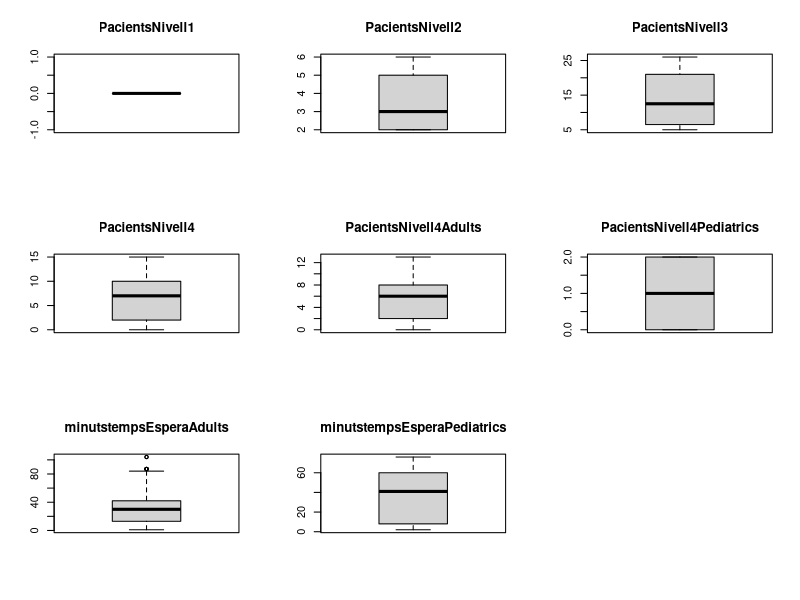
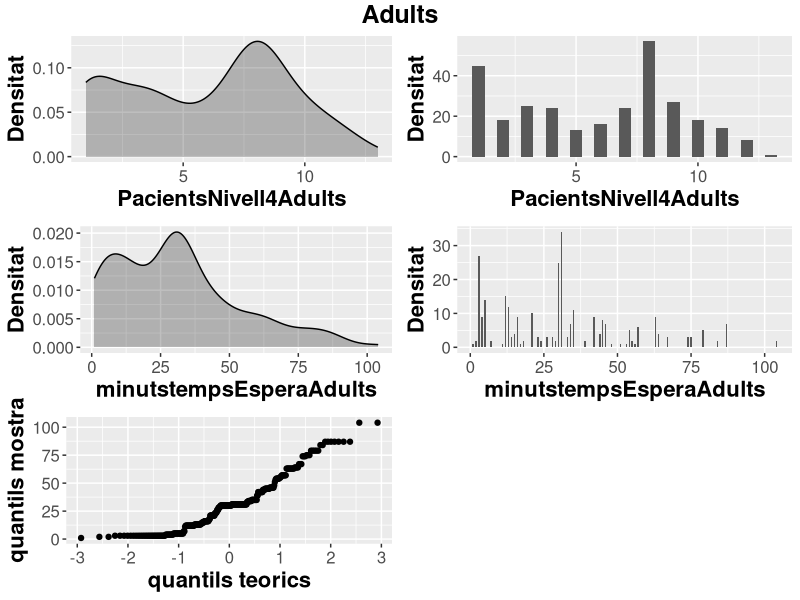
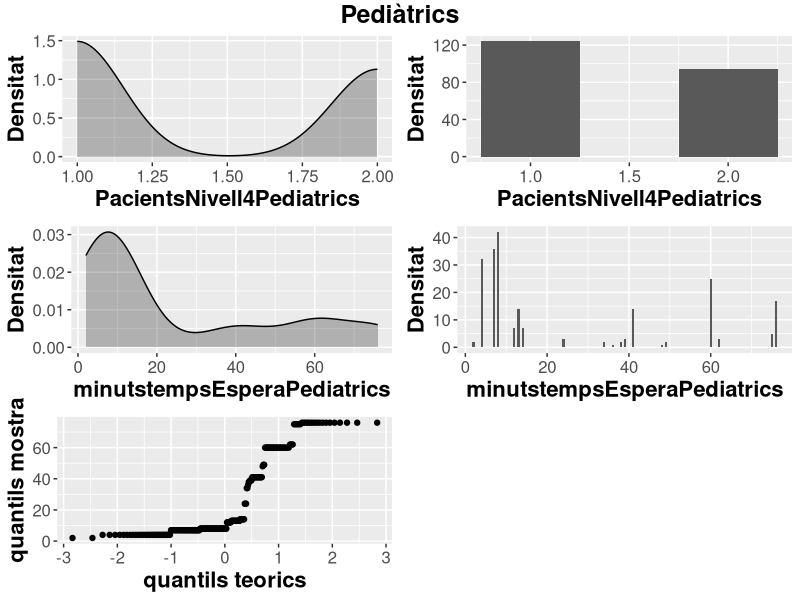
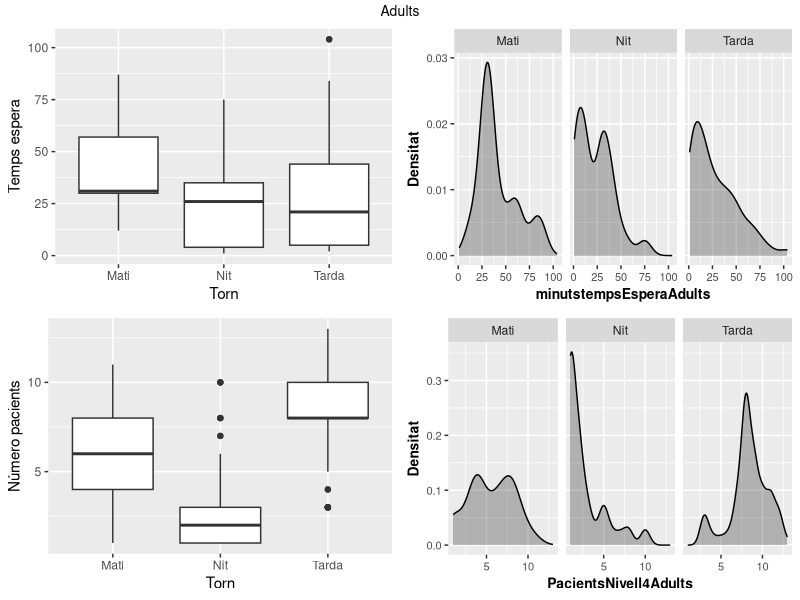
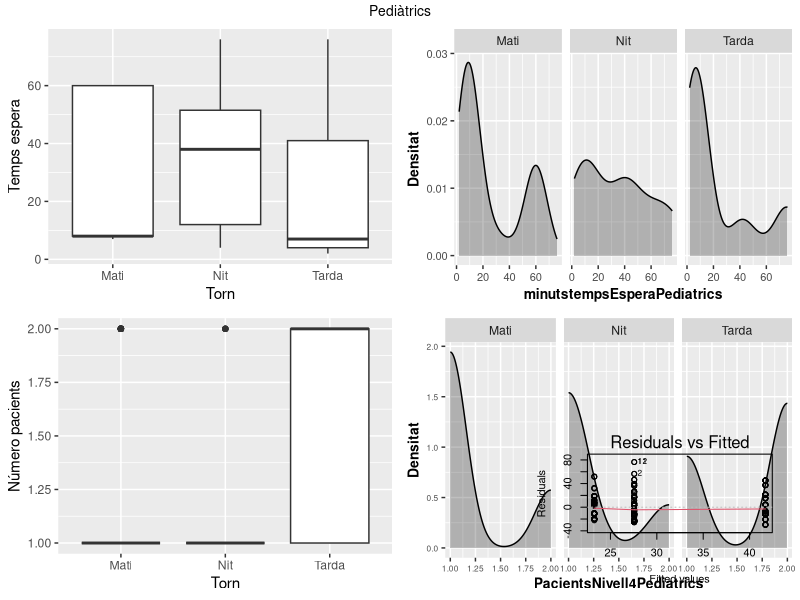
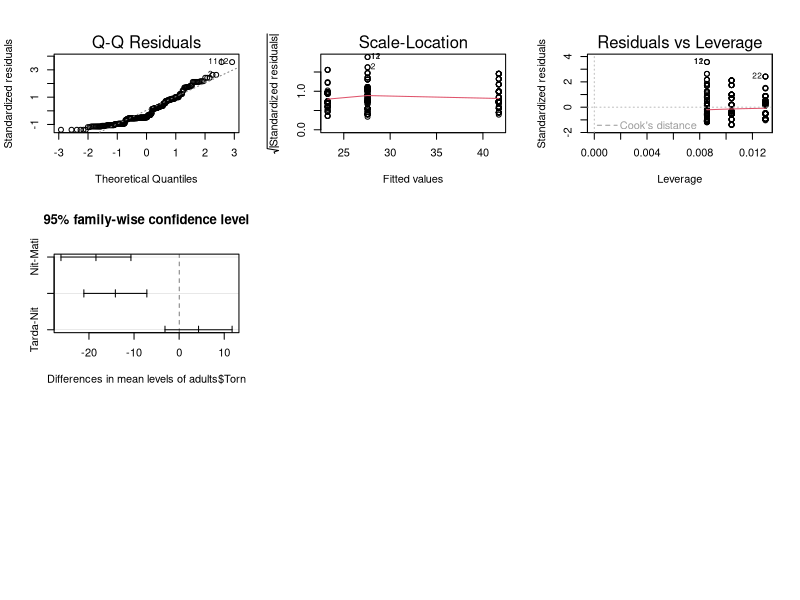

Reproduce these figures in R, in order.
library(knitr)
library(stringr)
library(ggplot2)
library(grid)
library(gridExtra)
library(nortest)
# Carreguem el dataset en una variable mitjançant la funció read.csv
bd <- read.csv("CSAP.csv",header=TRUE)
# Presentem una mostra amb els valors de les 2 primeres files del dataset
kable(t(bd[1:2,]))
# Mostrem un resum estadístic i del tipus de dades del dataset
summary(bd)
variables<-as.matrix(sapply(bd, class))
kable(variables, caption = "Tipus de dades")
bd$PacientsNivell4Adults<-as.integer(round((bd$PacientsNivell4*0.85),0))
bd$PacientsNivell4Pediatrics<-as.integer(bd$PacientsNivell4-bd$PacientsNivell4Adults)
kable(bd[10,1:3])
str_sub(bd$dataCaptura[1],-2,-1)
str_sub(substring(bd$dataActualitzacioWeb[1],regexpr(",",bd$dataActualitzacioWeb[1])),3,
3-nchar(substring(bd$dataActualitzacioWeb[1],regexpr(",",bd$dataActualitzacioWeb[1]))))
#Amb aquest bucle comprovem si a alguna fila les dues dates son diferents en dia:
for ( i in 1:nrow(bd))
{if(str_sub(bd[i,2],-2,-1)!=str_sub(substring(bd[i,1],regexpr(",",bd[i,1])),
    3,3-nchar(substring(bd[i,1],regexpr(",",bd[i,1])))))
{print("data captura diferent a data actualització")}
}
#Canviem el nom de la variable dataCaptura
names(bd)<-gsub("dataCaptura","dataActualitzacio",names(bd))
#Creem la variable horaActualitzacio i l'omplim amb la informació de l'hora i minuts que 
#disposem a la variable dataActualitzacioWeb
bd$horaActualitzacio<-substr(gsub("'",":",sub(".*\\s+", "", bd[,1])),1,5)
#Mostrem un parell d'exemples de com queden les variables
kable(t(bd[10:11,]))
for ( i in 1:nrow(bd)){bd$Torn[i]<-if (as.integer(substr(bd[i,12],1,2))>=7 
& as.integer(substr(bd[i,12],1,2))<15){"Mati"} else if (substr(bd[i,12],1,2)>=15 
& substr(bd[i,12],1,2)<23){"Tarda"}else {"Nit"}}
bd<-bd[,-c(1,3)]
variables<-as.matrix(sapply(bd, class))
kable(variables, caption = "Tipus de dades")
bd$dataActualitzacio<-as.Date(bd$dataActualitzacio)
class(bd$dataActualitzacio)

bd$minutstempsEsperaAdults<-as.integer(as.integer(substr(gsub("h. ","",
bd$tempsEsperaAdults),0,2))*60+as.integer(ifelse((substr(substr(
gsub("h. ","",bd$tempsEsperaAdults),3,4),2,2))=="m",substr(substr(gsub("h. ","",
bd$tempsEsperaAdults),3,4),1,1),substr(substr(gsub("h. ","",
bd$tempsEsperaAdults),3,4),1,2))))

bd$minutstempsEsperaPediatrics<-as.integer(as.integer(substr(gsub("h. ","",
bd$tempsEsperaPediatrics),0,2))*60+as.integer(ifelse((substr(substr(gsub("h. ","",
bd$tempsEsperaPediatrics),3,4),2,2))=="m",substr(substr(gsub("h. ","",
bd$tempsEsperaPediatrics),3,4),1,1),substr(substr(gsub("h. ","",
bd$tempsEsperaPediatrics),3,4),1,2))))
bd$dataActualitzacioCompleta <- as.POSIXct(paste(as.factor(bd$dataActualitzacio),
                                                 bd$horaActualitzacio, sep=" "))

bd<-bd[,-c(6,7)]
variables<-as.matrix(sapply(bd, class))
kable(variables, caption = "Tipus de dades")

summary(bd)

print("No existeix cap valor buit?")
sapply(bd, function(x){all(!is.na(x))})
print("No existeix cap valor 0?")
sapply(bd, function(x){all((x)!=0)})
par(mfrow=c(3,3))
for(i in 1:ncol(bd)){if(is.integer(bd[,i])){boxplot(bd[,i],main=colnames(bd)[i])}}
for(i in 1:ncol(bd)){if(is.integer(bd[,i])){ print(cat(names(bd[i]),":",
boxplot.stats(bd[,i])$out,"\n"))}}

outliers=subset(bd,minutstempsEsperaAdults>=87)
outliers[,c(1,6,8)]

write.csv(bd,"CSAP_clean.csv")
adults<-bd[,c("Torn","PacientsNivell4Adults","minutstempsEsperaAdults","dataActualitzacioCompleta")]
adults<-subset(adults, adults$PacientsNivell4Adults!=0)
pediatrics<-bd[,c("Torn","PacientsNivell4Pediatrics","minutstempsEsperaPediatrics","dataActualitzacioCompleta")]
pediatrics<-subset(pediatrics, pediatrics$PacientsNivell4Pediatrics!=0)
kable(head(adults), align = "c", caption = "Adults")
kable(head(pediatrics), align = "c",caption = "Pediàtrics")

by(adults$minutstempsEsperaAdults, adults$Torn, summary)
by(pediatrics$minutstempsEsperaPediatrics, pediatrics$Torn, summary)

#adults
a1<-ggplot(adults, aes(x=PacientsNivell4Adults),
xlab = "Número pacients nivell 4 i 5 adults")+ylab("Densitat") + 
  geom_density(fill="black", alpha=0.25)+theme(axis.text=element_text(size=12),
        axis.title=element_text(size=16,face="bold")) 
a2<-ggplot(adults, aes(x=PacientsNivell4Adults),
xlab = "Número pacients nivell 4 i 5 adults")+ylab("Densitat") +
  geom_histogram(binwidth=.5)+theme(axis.text=element_text(size=12),
        axis.title=element_text(size=16,face="bold"))
a3<-ggplot(adults, aes(x=minutstempsEsperaAdults),
xlab = "minuts espera adults")+ylab("Densitat") + 
  geom_density(fill="black", alpha=0.25)+theme(axis.text=element_text(size=12),
        axis.title=element_text(size=16,face="bold"))
a4<-ggplot(adults, aes(x=minutstempsEsperaAdults),
xlab = "minuts espera adults")+ylab("Densitat") +
  geom_histogram(binwidth=.5)+theme(axis.text=element_text(size=12),
        axis.title=element_text(size=16,face="bold"))
a9<-ggplot(adults, aes(sample=minutstempsEsperaAdults),
xlab = "minuts espera adults")+xlab("quantils teorics")+ylab("quantils mostra") +
  stat_qq()+theme(axis.text=element_text(size=12),
        axis.title=element_text(size=16,face="bold"))

grid.arrange(a1, a2,a3,a4,a9, nrow = 3, ncol=2, top=textGrob("Adults", 
gp=gpar(fontsize=18,font=2)))

#pediatrics
p1<-ggplot(pediatrics, aes(x=PacientsNivell4Pediatrics),
xlab = "Número pacients nivell 4 i 5 pediatrics")+ylab("Densitat") + 
  geom_density(fill="black", alpha=0.25)+theme(axis.text=element_text(size=12),
        axis.title=element_text(size=16,face="bold"))
p2<-ggplot(pediatrics, aes(x=PacientsNivell4Pediatrics),
xlab = "Número pacients nivell 4 i 5 pediatrics")+ylab("Densitat") +
  geom_histogram(binwidth=.5)+theme(axis.text=element_text(size=12),
        axis.title=element_text(size=16,face="bold"))
p3<-ggplot(pediatrics, aes(x=minutstempsEsperaPediatrics),
xlab = "minuts espera pediatrics")+ylab("Densitat") + 
  geom_density(fill="black", alpha=0.25)+theme(axis.text=element_text(size=12),
        axis.title=element_text(size=16,face="bold"))
p4<-ggplot(pediatrics, aes(x=minutstempsEsperaPediatrics), 
xlab = "minuts espera pediatrics")+ylab("Densitat")+geom_histogram(binwidth=.5)+
  theme(axis.text=element_text(size=12),axis.title=element_text(size=16,face="bold"))
p9<-ggplot(pediatrics, aes(sample=minutstempsEsperaPediatrics),
xlab = "minuts espera pediatrics")+xlab("quantils teorics")+ylab("quantils mostra") +
  stat_qq()+theme(axis.text=element_text(size=12),
        axis.title=element_text(size=16,face="bold"))

grid.arrange(p1, p2,p3, p4,p9,nrow = 3, ncol=2, top=textGrob("Pediàtrics", 
gp=gpar(fontsize=18,font=2)))

a5<-ggplot(adults, aes(x=Torn, y=adults$minutstempsEsperaAdults))+
  ylab("Temps espera") +geom_boxplot()
a6<-ggplot(adults, aes(x=minutstempsEsperaAdults))+ylab("Densitat") + 
  geom_density(fill="black", alpha=0.25)+theme(axis.text=element_text(size=8),
        axis.title=element_text(size=10,face="bold")) + facet_wrap(~Torn)
a7<-ggplot(adults, aes(x=Torn, y=adults$PacientsNivell4Adults))+
  ylab("Número pacients") +geom_boxplot()
a8<-ggplot(adults, aes(x=PacientsNivell4Adults))+ylab("Densitat") + 
  geom_density(fill="black", alpha=0.25)+theme(axis.text=element_text(size=8),
        axis.title=element_text(size=10,face="bold")) + facet_wrap(~Torn)
grid.arrange(a5, a6,a7,a8, nrow = 2, ncol=2, top=textGrob("Adults", 
gp=gpar(fontsize=10)))

p5<-ggplot(pediatrics, aes(x=Torn, y=pediatrics$minutstempsEsperaPediatrics))+
  ylab("Temps espera") +geom_boxplot()
p6<-ggplot(pediatrics, aes(x=minutstempsEsperaPediatrics))+ylab("Densitat") + 
  geom_density(fill="black", alpha=0.25)+theme(axis.text=element_text(size=8),
        axis.title=element_text(size=10,face="bold")) + facet_wrap(~Torn)
p7<-ggplot(pediatrics, aes(x=Torn, y=pediatrics$PacientsNivell4Pediatrics))+
  ylab("Número pacients") +geom_boxplot()
p8<-ggplot(pediatrics, aes(x=PacientsNivell4Pediatrics))+ylab("Densitat") + 
  geom_density(fill="black", alpha=0.25)+theme(axis.text=element_text(size=6),
        axis.title=element_text(size=10,face="bold")) + facet_wrap(~Torn)
grid.arrange(p5, p6,p7,p8, nrow = 2, ncol=2, top=textGrob("Pediàtrics", 
gp=gpar(fontsize=10)))

print(ad.test(adults$PacientsNivell4Adults))
print(ad.test(adults$minutstempsEsperaAdults))
print(ad.test(pediatrics$PacientsNivell4Pediatrics))
print(ad.test(pediatrics$minutstempsEsperaPediatrics))

fligner.test(minutstempsEsperaAdults~interaction(Torn),data=adults)
fligner.test(minutstempsEsperaPediatrics~interaction(Torn),data=pediatrics)

ANOVA= aov( adults$minutstempsEsperaAdults ~ adults$Torn)
summary(ANOVA)

eta_quadrat <- 16999/(16999 + 133003)
eta_quadrat

TukeyHSD(ANOVA)

plot(ANOVA)
plot(TukeyHSD(ANOVA))
